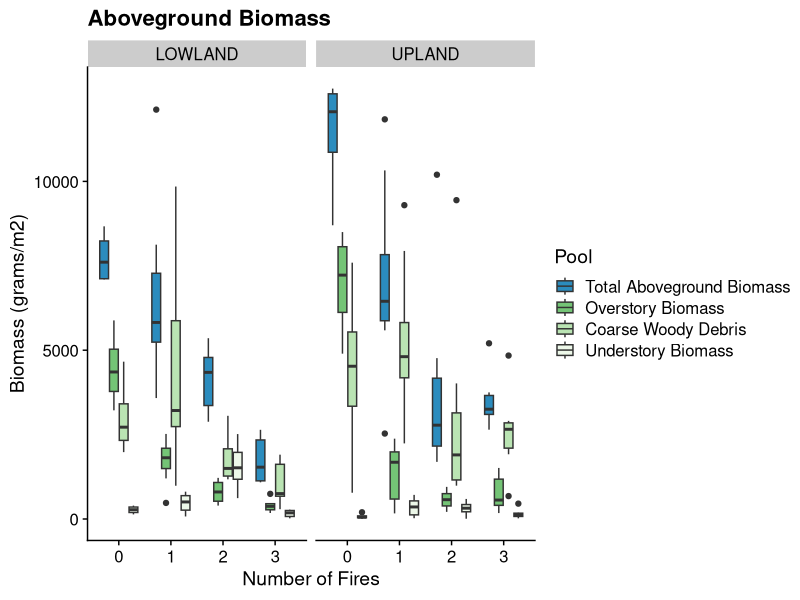

Here is the R script that generated this plot: (Note: this script raises an error after producing the figure.)

library(tidyverse)
library(here)
library(cowplot); theme_set(theme_cowplot())
options(scipen = 999)

plot_biomass <- read.csv(here("data/output/biomass_plot.csv"))

# plotting biomass per plot between upland and lowland (in g/m2)

# pivot
biomass_pivot <- plot_biomass %>%
  pivot_longer(c(Overstory, Understory, CWD, TAB),
               names_to = "Pool", values_to = "gm2")

biomass_pivot$Pool <- factor(biomass_pivot$Pool,
                           levels = c("TAB", "Overstory",
                                      "CWD", "Understory"))

biomass_pivot$SITENAME[biomass_pivot$SITE == "DALTON"] <- "UPLAND"
biomass_pivot$SITENAME[biomass_pivot$SITE == "STEESE"] <- "LOWLAND"

ggplot(biomass_pivot, aes(x = as.factor(TREAT),
                          y = gm2, fill = Pool)) +
  geom_boxplot() +
  labs(title = "Aboveground Biomass",
       x = "Number of Fires", y = "Biomass (grams/m2)") +
  scale_fill_manual(name = "Pool",
                    label = c("Total Aboveground Biomass",
                              "Overstory Biomass", "Coarse Woody Debris",
                              "Understory Biomass"),
                    values = c("#2b8cbe",
                               "#74c476","#bae4b3","#edf8e9")) +
  facet_wrap(~SITENAME)


plot0x <- plot_biomass %>%
  filter(TREAT == 0) %>%
  ggplot(aes(x = as.factor(TREAT), y = Biomass_m2, fill = SITE)) + geom_boxplot() +
  labs(title = "Total Overstory Biomass (live + dead)", x = " ", y = "Biomass (grams/m2)") +
  scale_fill_manual(name = "Site", labels = c("Upland", "Lowland"),
                    values = c("#99d8c9","#2ca25f")) +
  theme(legend.position = "none") +
  geom_hline(yintercept = 1500, linetype = "dashed", color = "grey")
plot0x

plot123x <- plot_biomass %>%
  filter(TREAT != 0) %>%
  ggplot(aes(x = as.factor(TREAT), y = Biomass_m2, fill = SITE)) + geom_boxplot() +
  labs(title = "", x = "Number of Fires", y = "") +
  scale_fill_manual(name = "Site", labels = c("Upland", "Lowland"),
                    values = c("#99d8c9","#2ca25f")) +
  geom_hline(yintercept = 1500, linetype = "dashed", color = "grey")

plot_grid(plot0x, plot123x, rel_widths = c(0.75, 1.5)) # 575 by 275

reburn_p_biomass <-plot_biomass %>%
  filter(TREAT != 0)
summary(reburn_p_biomass$Biomass)

unburn_p_biomass <-plot_biomass %>%
  filter(TREAT == 0)
summary(unburn_p_biomass$Biomass)

mean(unburn_p_biomass$Biomass) / mean(reburn_p_biomass$Biomass)

# plotting only live biomass
live_plot_biomass <- test %>%
  filter(CANOPY != 0) %>%
  group_by(SITE, TREAT, QUAD, EXP_FACT, PLOT) %>%
  summarise(Biomass = sum(Biomass))

live_plot_biomass$Biomass_m2[live_plot_biomass$QUAD== 1.0] <- live_plot_biomass$Biomass[live_plot_biomass$QUAD == 1.0]/400
live_plot_biomass$Biomass_m2[live_plot_biomass$QUAD== 2.0] <- live_plot_biomass$Biomass[live_plot_biomass$QUAD == 2.0]/200
live_plot_biomass$Biomass_m2[live_plot_biomass$QUAD== 0.2] <- live_plot_biomass$Biomass[live_plot_biomass$QUAD == 0.2]/80

ggplot(live_plot_biomass, aes(x = as.factor(TREAT), y = Biomass_m2, fill = SITE)) + geom_boxplot() +
  labs(title = "Live Biomass", x = "Number of Fires", y = "Biomass (grams/m2)") +
  scale_fill_manual(name = "Site", labels = c("Upland", "Lowland"),
                    values = c("#99d8c9","#2ca25f"))
live_plot_biomass %>%
  filter(TREAT != 0) %>%
  ggplot(aes(x = as.factor(TREAT), y = Biomass_m2, fill = SITE)) + geom_boxplot() +
  labs(title = "Live Biomass across Reburns", x = "Number of Fires", y = "Biomass (grams/m2)") +
  scale_fill_manual(name = "Site", labels = c("Upland", "Lowland"),
                    values = c("#99d8c9","#2ca25f"))

# plotting according to species
spp_biomass <- test %>%
  group_by(SITE, TREAT, QUAD, EXP_FACT, PLOT, SPP) %>%
  summarise(Biomass = sum(Biomass))

spp_biomass$Biomass_m2[spp_biomass$QUAD== 1.0] <- spp_biomass$Biomass[spp_biomass$QUAD == 1.0]/400
spp_biomass$Biomass_m2[spp_biomass$QUAD== 2.0] <- spp_biomass$Biomass[spp_biomass$QUAD == 2.0]/200
spp_biomass$Biomass_m2[spp_biomass$QUAD== 0.2] <- spp_biomass$Biomass[spp_biomass$QUAD == 0.2]/80

ggplot(spp_biomass, aes(x = as.factor(TREAT), y = Biomass_m2, fill = SPP)) + geom_boxplot() + facet_wrap(~SITE) +
  labs(title = "Biomass summed across species within plots")

# live species biomass
live_spp_biomass <- test %>%
  filter(CANOPY != 0) %>%
  group_by(SITE, TREAT, QUAD, EXP_FACT, PLOT, SPP) %>%
  summarise(Biomass = sum(Biomass))

live_spp_biomass$Biomass_m2[live_spp_biomass$QUAD== 1.0] <- live_spp_biomass$Biomass[live_spp_biomass$QUAD == 1.0]/400
live_spp_biomass$Biomass_m2[live_spp_biomass$QUAD== 2.0] <- live_spp_biomass$Biomass[live_spp_biomass$QUAD == 2.0]/200
live_spp_biomass$Biomass_m2[live_spp_biomass$QUAD== 0.2] <- live_spp_biomass$Biomass[live_spp_biomass$QUAD == 0.2]/80

ggplot(live_spp_biomass, aes(x = as.factor(TREAT), y = Biomass_m2, fill = SPP)) + geom_boxplot() + facet_wrap(~SITE) +
  labs(title = "Biomass summed across species within plots")

# plotting without unburned controls
live_spp_biomass %>%
  filter(TREAT != 0) %>%
  ggplot(aes(x = as.factor(TREAT), y = Biomass_m2, fill = SPP)) + geom_boxplot() + facet_wrap(~SITE) +
  labs(title = "Live Species Biomass within reburned plots", y = "Biomass (g/m2)", x = "Number of Fires")

# # double checking stees unburned
# steese0 <- dbh %>%
#   filter(SITE == "STEESE") %>%
#   filter(TREAT == 0)
#
dalt0 <- dbh %>%
  filter(SITE == "DALTON") %>%
  filter(TREAT == 0)

dalt0[dalt0$DBH > 20,]
